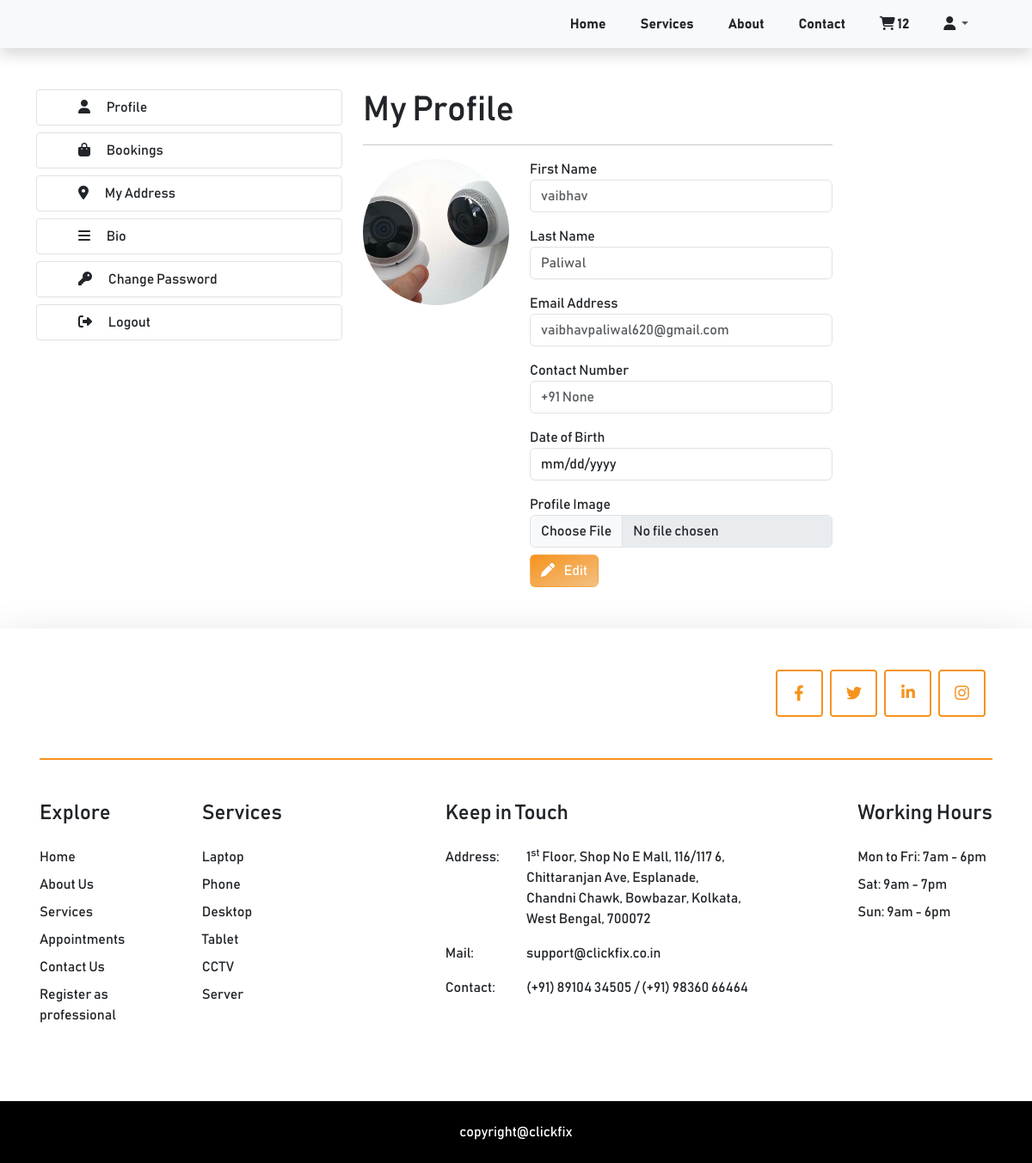
Before: /accounts/profile/ (signed in) with the older database file.
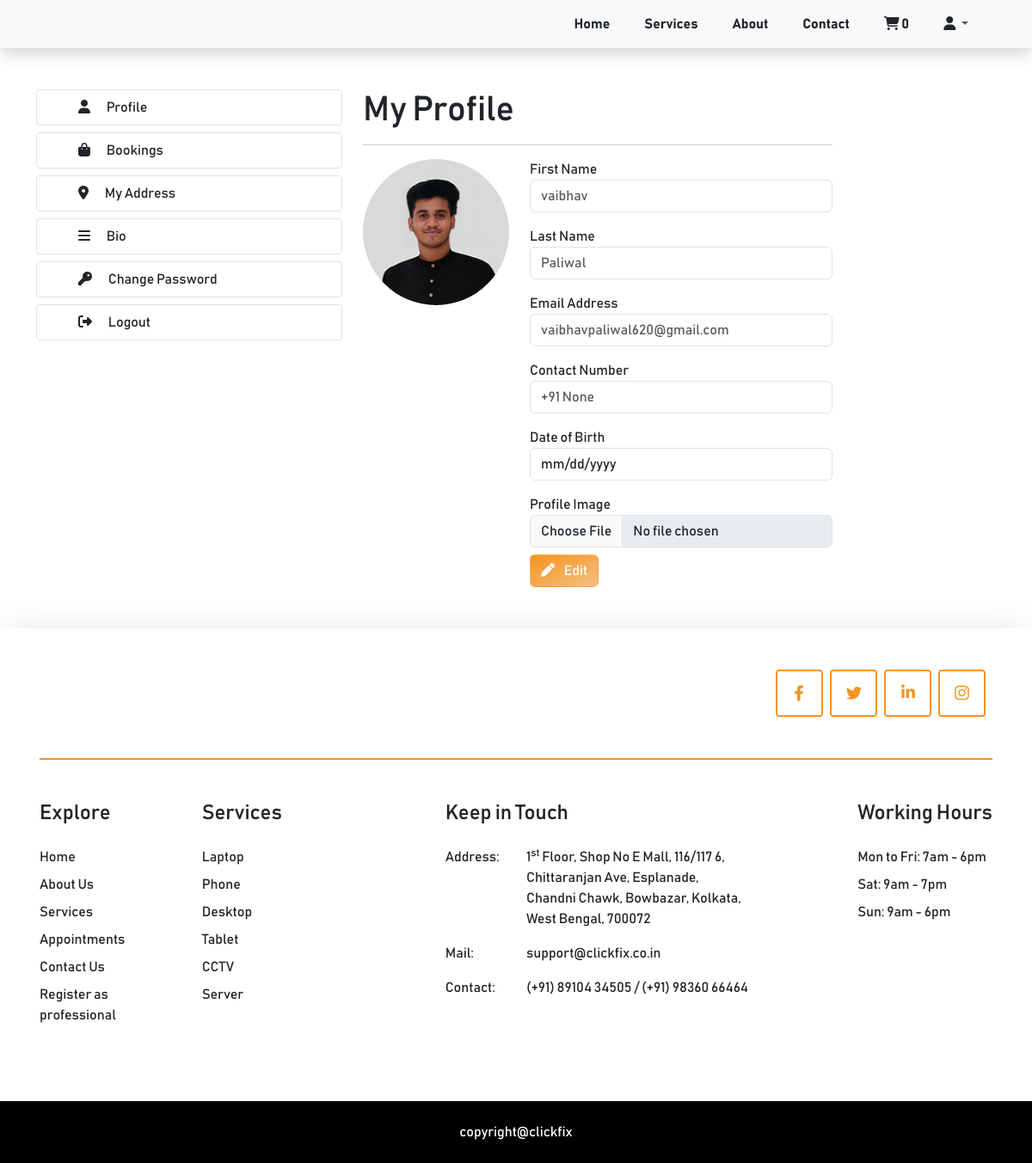
After: the same page with the newer database file.
### cart/models.py (models this page shows, shortened)
class Cart(models.Model):
    class Meta:
        verbose_name_plural = 'Cart'
    user = models.ForeignKey(Profile, on_delete=models.CASCADE, null=True, blank=True)
    session_id = models.CharField(max_length=100, null=True, blank=True)
    coupon = models.ForeignKey(Coupon, on_delete=models.SET_NULL, null=True, blank=True)
    created_at = models.DateTimeField(auto_now_add=True)
    updated_at = models.DateTimeField(auto_now=True)
    @property
    def num_of_items(self):
        cartitems = self.cartitems.all()
        quantity =  sum([item.quantity for item in cartitems])
        return quantity

class CartItem(models.Model):
    class Meta:
        verbose_name_plural = 'Cart Items'
    TIME_SLOTS = (
        ("10am-12pm", "10am-12pm"),
        ("12pm-2pm", "12pm-2pm"),
        ("2pm-4pm", "2pm-4pm"),
        ("4pm-7pm", "4pm-7pm"),
    )
    sub_service = models.ForeignKey(SubServices, on_delete=models.CASCADE)
    cart = models.ForeignKey(Cart, on_delete=models.CASCADE, related_name="cartitems")
    quantity = models.IntegerField(default=0)
    start_date = models.DateField(null=True)
    time_slot = models.CharField(max_length=20, choices=TIME_SLOTS, default=1)

### accounts/models.py (models this page shows, shortened)
class Profile(AbstractUser):
    email = models.EmailField(unique=True)
    phone = models.CharField(max_length=10, null=True, blank=True, help_text="It should be a 10 digit number only")
    dob = models.DateField(null=True, blank=True)
    bio = models.CharField(max_length=255, blank=True, null=True)
    billing_address = models.CharField(max_length=255, blank=True, null=True)
    image = models.ImageField(upload_to='profile_images', null=True, blank=True)
    USERNAME_FIELD = 'email'
    REQUIRED_FIELDS = ['username',]

### accounts/views.py (the view, shortened to what this page needs)
# urls.py: path('profile/', views.profile, name='profile'),
def profile(request):
    if request.user.is_authenticated:
        data = {}
        profile = Profile.objects.get(email=request.user.email)
        data['profile'] = profile
        data['cart'] = get_cart(request)
        return render(request, 'profile.html', data)
    return HttpResponseBadRequest()

### accounts/views.py (called while the page is built)
def get_cart(request):
    try:
        if request.user.is_authenticated:
            cart = Cart.objects.get(user=request.user)
        else:
            cart = Cart.objects.get(session_id=request.session['nonuser'])
    except:
        cart = {'num_of_items': 0}
    return cart

### templates/profile.html (shortened to what this page needs)
{% extends 'base.html' %}
{% load static %}
{% block content %}
    {% include 'includes/navbar.html' %}
    <div class="container my-5">
        <div class="row">
            <div class="col-md-4 col-12 mb-4">
                <div class="border px-5 py-2 mb-2 rounded-1 profile_menu" onclick="openProfile()"><div class="text-decoration-none text-dark"><i class="fa-solid fa-user me-3"></i> Profile</div></div>
                <a href="{% url 'clickfix:bookings' %}"  class="text-decoration-none text-dark">
                    <div class="border px-5 py-2 mb-2 rounded-1 profile_menu"><i class="fa-solid fa-bag-shopping me-3"></i> Bookings</div>
                </a>
                <div class="border px-5 py-2 mb-2 rounded-1 profile_menu" onclick="openAddress()"><div class="text-decoration-none text-dark"><i class="fa-solid fa-location-dot me-3"></i> My Address</div></div>
                <div class="border px-5 py-2 mb-2 rounded-1 profile_menu"  onclick="openBio()"><div class="text-decoration-none text-dark"><i class="fa-solid fa-bars me-3"></i> Bio</div></div>
                <div class="border px-5 py-2 mb-2 rounded-1 profile_menu" onclick="openPassword()"><div class="text-decoration-none text-dark"><i class="fa-solid fa-key me-3"></i> Change Password</div></div>
                <a href="{% url 'accounts:logout' %}"  class="text-decoration-none text-dark">
                    <div class="border px-5 py-2 mb-2 rounded-1 profile_menu"><i class="fa-solid fa-right-from-bracket me-3"></i> Logout</div>
                </a>
            </div>
            <div class="col-md-6 col-12">
                <h1>My Profile</h1>
                <hr>
                <div class="d-flex">
                    {% if profile.image %}
                    <img class="img-fluid profile_img" src="{{ profile.image.url }}" alt="">
                    {% endif %}
                    <div class="ms-4 w-100">
                        <form action="{% url 'accounts:profile' %}" method="post" enctype="multipart/form-data">
                            <div class="" id="my_profile">
                                <label for="full_name">First Name</label>
                                <input readonly class="form-control mb-3 input_field" name="first_name" id="first_name" type="text" placeholder="{{ profile.first_name }}">
                                <label for="full_name">Last Name</label>
                                <input readonly class="form-control mb-3 input_field" name="last_name" id="last_name" type="text" placeholder="{{ profile.last_name }}">
                                <label for="email">Email Address</label>
                                <input readonly class="form-control mb-3 input_field" name="email" id="email" type="email" placeholder="{{ profile.email }}">
                                <label for="phone">Contact Number</label>
                                <input readonly class="form-control mb-3 input_field" name="phone" id="phone" type="tel" placeholder="+91 {{ profile.phone }}">
                                <label for="dob">Date of Birth</label>
                                <input readonly class="form-control mb-3 input_field" name="dob" id="dob" type="date" value="{{ profile.dob|default:'' }}">
                                <label for="profile_image">Profile Image</label>
                                <input disabled class="form-control" type="file" name="profile_image" id="profile_image" accept="image/*">
                            </div>
                            <div class="btn mt-2 btn_color" onclick="enableEditing()" id="edit_btn"><i class="fa-solid fa-pen me-2"></i> Edit</div>
                        </form>
                    </div>
                </div>
            </div>
        </div>
    </div>
        {% include 'includes/footer.html' %}
    {% endblock %}

### templates/includes/navbar.html (shortened to what this page needs)
{% load static %}
    <nav class="navbar navbar-expand-lg navbar-light bg-light shadow">
        <div class="container">
          <div class="collapse navbar-collapse" id="navbarSupportedContent">
            <ul class="navbar-nav ms-auto">
                <li class="nav-item"><a class="nav-link text-dark fw-bold me-4" aria-current="page" href="{% url 'clickfix:home' %}">Home</a></li>
                <li class="nav-item"><a class="nav-link text-dark fw-bold me-4" href="{% url 'clickfix:home' %}#services">Services</a></li>
                <li class="nav-item"><a class="nav-link text-dark fw-bold me-4" href="{% url 'clickfix:home' %}#about">About</a></li>
                <li class="nav-item"><a class="nav-link text-dark fw-bold me-4" href="{% url 'clickfix:home' %}#contact_form">Contact</a></li>
                <li class="nav-item">
                  <a class="nav-link text-dark fw-bold me-4" href="{% url 'cart:cart' %}">
                    <i class="fa-solid fa-cart-shopping"></i> <span class="num_of_items">{{cart.num_of_items}}</span>
                  </a>
                </li>
                <li class="nav-item dropdown me-4 pull-right">
                  <a class="nav-link dropdown-toggle" href="#" id="navbarDropdown" role="button" data-bs-toggle="dropdown" aria-expanded="false">
                    <i class="fa-solid fa-user text-dark"></i>
                  </a>
                </li>
            </ul>
          </div>
        </div>
      </nav>

Changed rows visible on the page:
removed Cart: num_of_items "12"
changed Profile "vaibhav": image: a different picture
Other visible differences:
{{ cart.num_of_items }}: (not shown) → "0"
